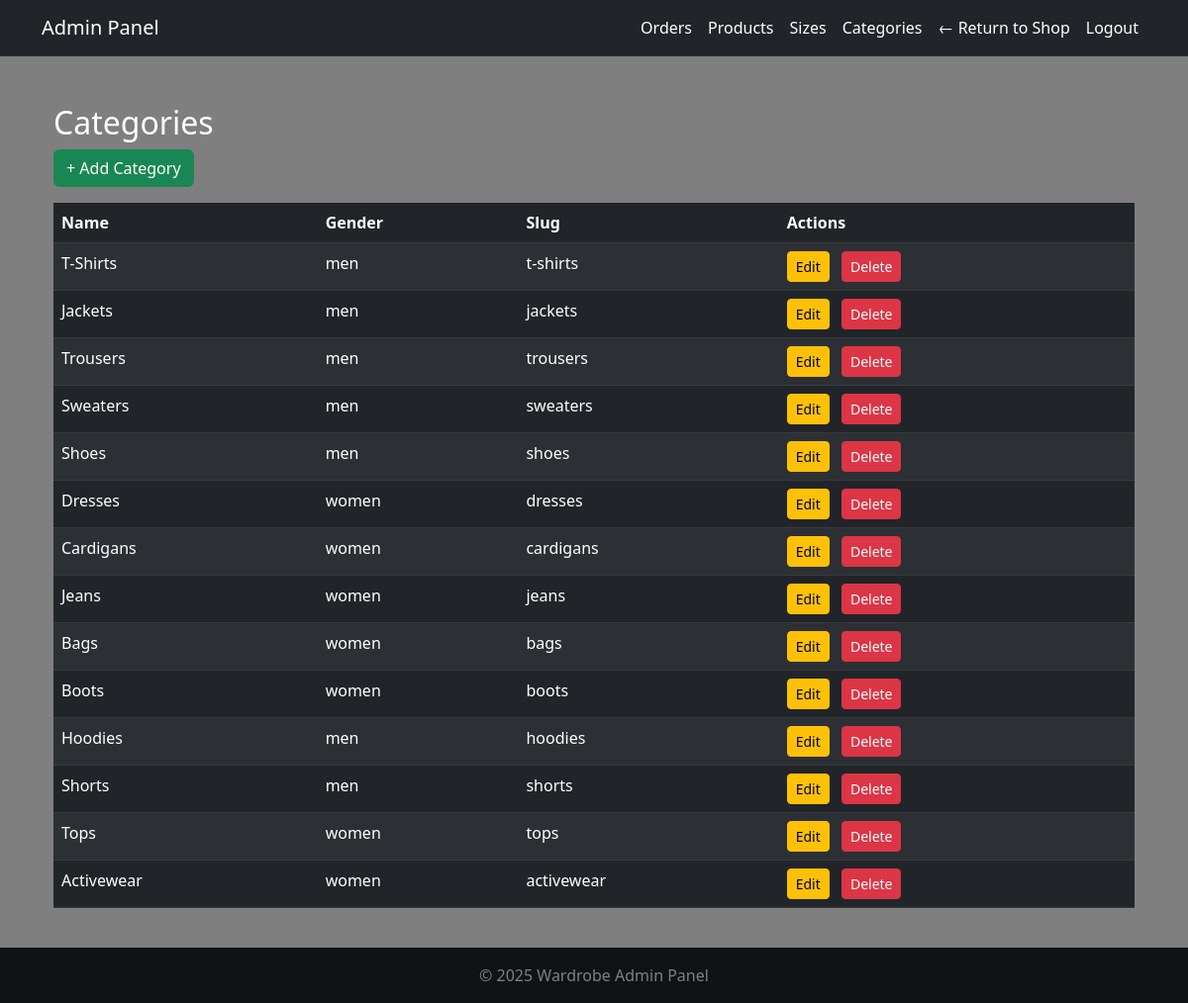
The app's page /adminpanel/categories/ (signed in), older data.
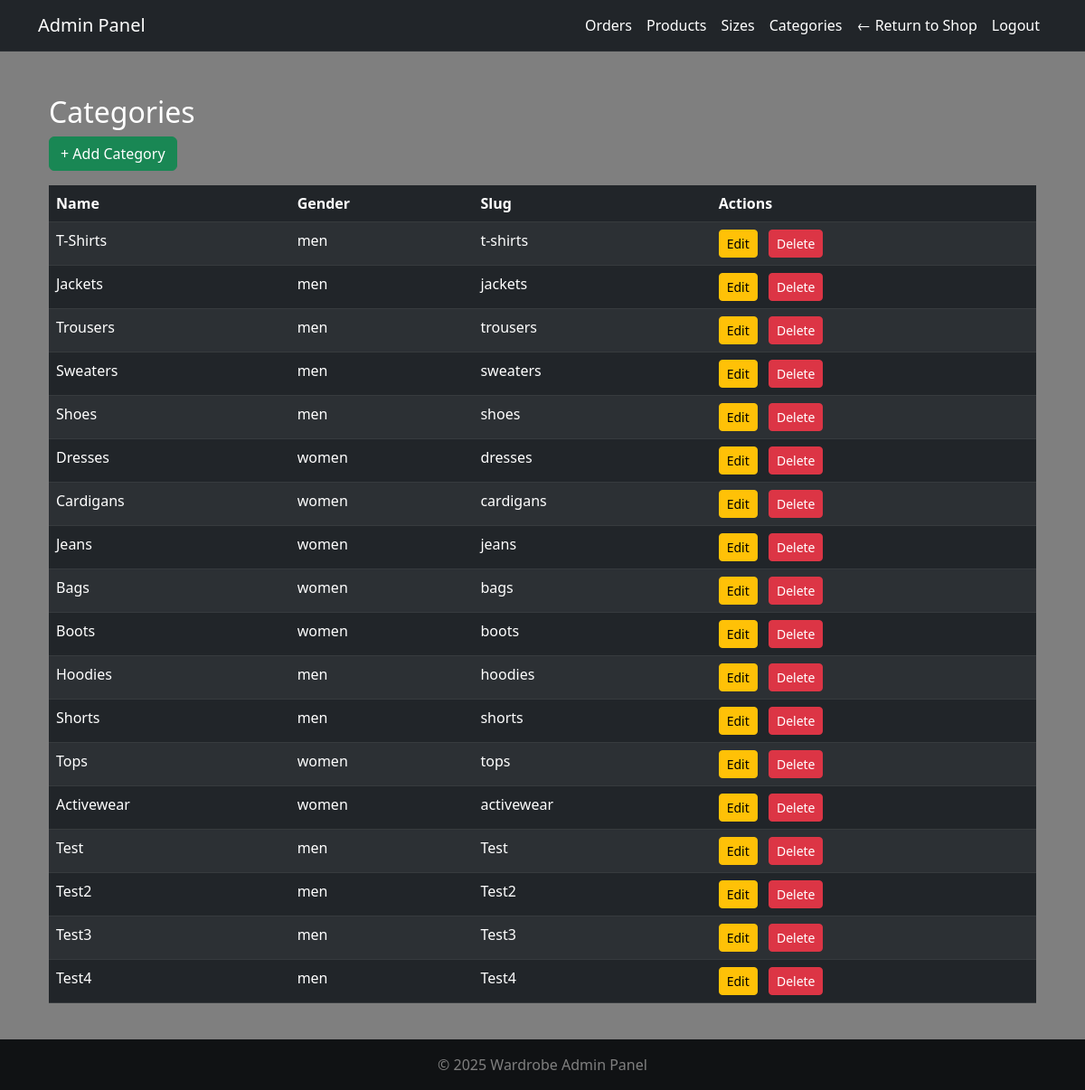
The same page, newer data.
### products/models.py (models this page shows, shortened)
class Category(models.Model):
    name = models.CharField(max_length=100)
    gender = models.CharField(
        max_length=10,
        choices=[('men', 'Men'), ('women', 'Women')],
        default='men'
    )
    slug = models.SlugField(unique=True)
    class Meta:
        verbose_name_plural = 'Categories'

### adminpanel/views.py (the view)
# urls.py: path('categories/', views.admin_category_list, name='admin_category_list'),
@login_required
@user_passes_test(admin_required)
def admin_category_list(request):
    categories = Category.objects.all()
    return render(request, 'adminpanel/category_list.html', {'categories': categories})

### adminpanel/views.py (called while the page is built)
def admin_required(user):
    return user.is_staff or user.is_superuser

### cart/cart.py (called while the page is built)
    def _load_cart_data(self):
        cart = self.session.get(settings.CART_SESSION_ID, {})
        return cart if isinstance(cart, dict) else {}

    def __len__(self):
        return sum(item.get('quantity', 0) for item in self.cart.values())

### cart/context_processors.py (called while the page is built)
def cart_context(request):
    cart = Cart(request)
    return {
        'cart': cart,
        'cart_item_count': len(cart),
    }

### wardrobeapp/context_processors.py (called while the page is built)
def stripe_public_key(request):
    return {
        'STRIPE_PUBLIC_KEY': settings.STRIPE_PUBLIC_KEY
    }

### adminpanel/templates/adminpanel/category_list.html
{% extends 'adminpanel/base.html' %}
{% block content %}
<div class="container mt-4">
  <h2>Categories</h2>
  <a href="{% url 'adminpanel:admin_add_category' %}" class="btn btn-success mb-3">+ Add Category</a>
  <table class="table table-dark table-striped">
    <thead>
      <tr>
        <th>Name</th>
        <th>Gender</th>
        <th>Slug</th>
        <th>Actions</th>
      </tr>
    </thead>
    <tbody>
      {% for category in categories %}
      <tr>
        <td>{{ category.name }}</td>
        <td>{{ category.gender }}</td>
        <td>{{ category.slug }}</td>
        <td>
          <a href="{% url 'adminpanel:admin_edit_category' category.id %}"
             class="btn btn-warning btn-sm me-2">
            Edit
          </a>
          <a href="{% url 'adminpanel:admin_delete_category' category.id %}"
             class="btn btn-danger btn-sm"
             onclick="return confirm('Are you sure you want to delete this category?');">
            Delete
          </a>
        </td>
      </tr>
      {% empty %}
      <tr>
        <td colspan="4" class="text-center">No categories found.</td>
      </tr>
      {% endfor %}
    </tbody>
  </table>
</div>
{% endblock %}

Row changes from the older to the newer data that the page shows:
added Category: name "Test", gender "men", slug "Test"
added Category: name "Test2", gender "men", slug "Test2"
added Category: name "Test3", gender "men", slug "Test3"
added Category: name "Test4", gender "men", slug "Test4"
